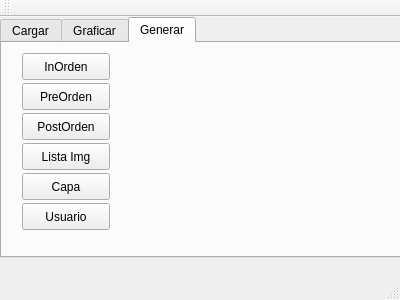
<?xml version="1.0" encoding="UTF-8"?>
<ui version="4.0">
 <class>MainWindow</class>
 <widget class="QMainWindow" name="MainWindow">
  <property name="geometry">
   <rect>
    <x>0</x>
    <y>0</y>
    <width>400</width>
    <height>300</height>
   </rect>
  </property>
  <property name="windowTitle">
   <string>MainWindow</string>
  </property>
  <widget class="QWidget" name="centralWidget">
   <widget class="QTabWidget" name="tabWidget">
    <property name="geometry">
     <rect>
      <x>0</x>
      <y>0</y>
      <width>401</width>
      <height>241</height>
     </rect>
    </property>
    <property name="currentIndex">
     <number>2</number>
    </property>
    <widget class="QWidget" name="tab">
     <attribute name="title">
      <string>Cargar</string>
     </attribute>
     <widget class="QPushButton" name="pushButton">
      <property name="geometry">
       <rect>
        <x>30</x>
        <y>30</y>
        <width>111</width>
        <height>27</height>
       </rect>
      </property>
      <property name="text">
       <string>Cargar Capas</string>
      </property>
     </widget>
     <widget class="QPushButton" name="pushButton_2">
      <property name="geometry">
       <rect>
        <x>30</x>
        <y>60</y>
        <width>111</width>
        <height>27</height>
       </rect>
      </property>
      <property name="text">
       <string>Cargar Imagenes</string>
      </property>
     </widget>
     <widget class="QPushButton" name="pushButton_3">
      <property name="geometry">
       <rect>
        <x>30</x>
        <y>90</y>
        <width>111</width>
        <height>27</height>
       </rect>
      </property>
      <property name="text">
       <string>Cargar Usuarios</string>
      </property>
     </widget>
    </widget>
    <widget class="QWidget" name="tab_2">
     <attribute name="title">
      <string>Graficar</string>
     </attribute>
     <widget class="QPushButton" name="pushButton_4">
      <property name="geometry">
       <rect>
        <x>20</x>
        <y>20</y>
        <width>88</width>
        <height>27</height>
       </rect>
      </property>
      <property name="text">
       <string>ABB</string>
      </property>
     </widget>
     <widget class="QPushButton" name="pushButton_5">
      <property name="geometry">
       <rect>
        <x>20</x>
        <y>50</y>
        <width>88</width>
        <height>27</height>
       </rect>
      </property>
      <property name="text">
       <string>AVL</string>
      </property>
     </widget>
    </widget>
    <widget class="QWidget" name="tab_5">
     <attribute name="title">
      <string>Generar</string>
     </attribute>
     <widget class="QPushButton" name="pushButton_11">
      <property name="geometry">
       <rect>
        <x>20</x>
        <y>10</y>
        <width>88</width>
        <height>27</height>
       </rect>
      </property>
      <property name="text">
       <string>InOrden</string>
      </property>
     </widget>
     <widget class="QPushButton" name="pushButton_12">
      <property name="geometry">
       <rect>
        <x>20</x>
        <y>40</y>
        <width>88</width>
        <height>27</height>
       </rect>
      </property>
      <property name="text">
       <string>PreOrden</string>
      </property>
     </widget>
     <widget class="QPushButton" name="pushButton_13">
      <property name="geometry">
       <rect>
        <x>20</x>
        <y>70</y>
        <width>88</width>
        <height>27</height>
       </rect>
      </property>
      <property name="text">
       <string>PostOrden</string>
      </property>
     </widget>
     <widget class="QPushButton" name="pushButton_14">
      <property name="geometry">
       <rect>
        <x>20</x>
        <y>100</y>
        <width>88</width>
        <height>27</height>
       </rect>
      </property>
      <property name="text">
       <string>Lista Img</string>
      </property>
     </widget>
     <widget class="QPushButton" name="pushButton_15">
      <property name="geometry">
       <rect>
        <x>20</x>
        <y>130</y>
        <width>88</width>
        <height>27</height>
       </rect>
      </property>
      <property name="text">
       <string>Capa</string>
      </property>
     </widget>
     <widget class="QPushButton" name="pushButton_16">
      <property name="geometry">
       <rect>
        <x>20</x>
        <y>160</y>
        <width>88</width>
        <height>27</height>
       </rect>
      </property>
      <property name="text">
       <string>Usuario</string>
      </property>
     </widget>
    </widget>
   </widget>
  </widget>
  <widget class="QMenuBar" name="menuBar">
   <property name="geometry">
    <rect>
     <x>0</x>
     <y>0</y>
     <width>400</width>
     <height>22</height>
    </rect>
   </property>
  </widget>
  <widget class="QToolBar" name="mainToolBar">
   <attribute name="toolBarArea">
    <enum>TopToolBarArea</enum>
   </attribute>
   <attribute name="toolBarBreak">
    <bool>false</bool>
   </attribute>
  </widget>
  <widget class="QStatusBar" name="statusBar"/>
  <action name="actionPrueba">
   <property name="text">
    <string>prueba</string>
   </property>
  </action>
  <action name="action_8">
   <property name="text">
    <string>ABB</string>
   </property>
  </action>
 </widget>
 <layoutdefault spacing="6" margin="11"/>
 <resources/>
 <connections/>
</ui>
